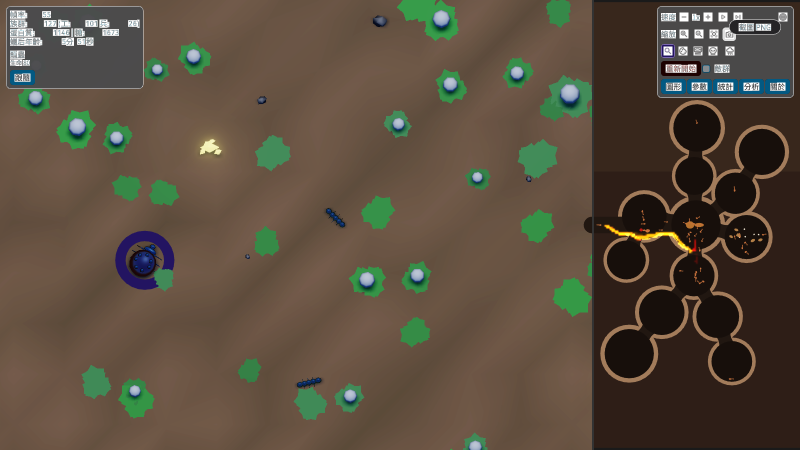
#> input picture koolApp/antsim_seed1676241567_t21117.png, 1600 x 900 px (shown at 1/2 size)
$ python flowers.py ../../../koolApp/antsim_seed1676241567_t21117.png
#> lines starting #> are read from the running program, lines starting #| are printed output that depends on the picture
import numpy as np,colorsys,sys
from PIL import Image
from skimage.color import rgb2lab,deltaE_ciede2000
def de(a,b): return float(deltaE_ciede2000(rgb2lab(np.array([[a]])/255),rgb2lab(np.array([[b]])/255))[0,0])
for tag in sys.argv[1:]:
  im=np.asarray(Image.open(tag).convert('RGB')).astype(float)[130:, :1180]
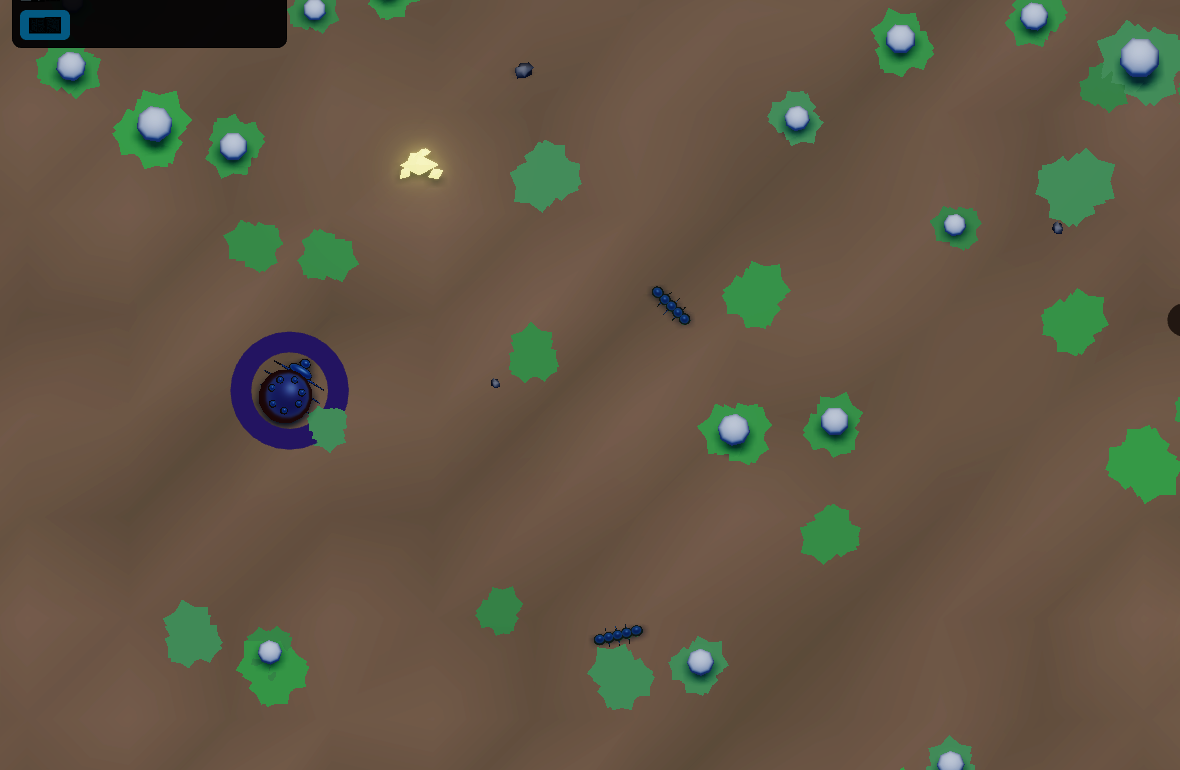
#> im: shape (770, 1180, 3) float64; mean R, G, B 99.9, 86.7, 68.3
  p=im.reshape(-1,3)/255
  mx=p.max(1);mn=p.min(1);d=mx-mn;s=np.where(mx>0,d/np.maximum(mx,1e-6),0)
  r,g,b=p.T
  h=np.where(d==0,0,np.where(mx==r,(60*((g-b)/np.maximum(d,1e-6)))%360,np.where(mx==g,60*((b-r)/np.maximum(d,1e-6))+120,60*((r-g)/np.maximum(d,1e-6))+240)))
  cls={'rose':((h>=330)|(h<10))&(s>0.45)&(mx>0.35),'gold':(h>=35)&(h<60)&(s>0.6)&(mx>0.55),'lilac':(h>=215)&(h<250)&(s>0.25)&(mx>0.35),'leaf':(h>=110)&(h<165)&(s>0.3)}
  ground=np.median(p[(h>=15)&(h<60)&(s<0.45)&(mx<0.75)],0)*255
#> ground = [106, 84, 67]
  med={k:np.median(p[m],0)*255 for k,m in cls.items()}
#> med = {'rose': [nan, nan, nan], 'gold': [nan, nan, nan], 'lilac': [39, 67, 129], 'leaf': [54, 140, 73]}
  print(tag,{k:(int(m.sum()),med[k].astype(int).tolist()) for k,m in cls.items()},'ground',ground.astype(int).tolist(),'B/R %.2f'%(ground[2]/ground[0]))
#> (printed output is left out)
  for a,b in [('rose','gold'),('rose','lilac'),('gold','lilac'),('rose','leaf'),('gold','leaf'),('lilac','leaf')]:
    print('  %s-%s %.1f'%(a,b,de(med[a],med[b])))
#> this loop made 6 passes
#|   rose-gold nan
#|   rose-lilac nan
#|   gold-lilac nan
#|   rose-leaf nan
#|   gold-leaf nan
#|   lilac-leaf 48.5
